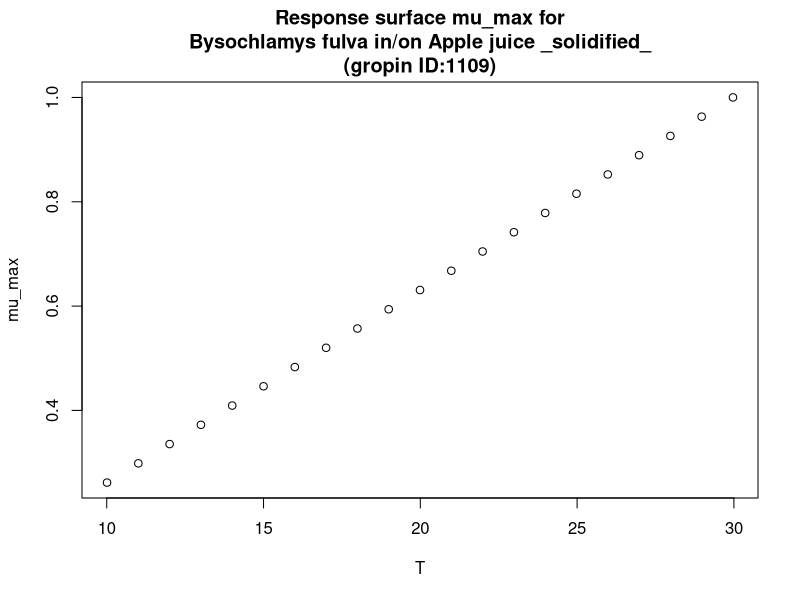

Write the R code that produced this figure.
#############################
# start of Parameter script
#############################
T <- seq(10.01,29.97002997003,length.out=21)
#############################
# end of Parameter script
#############################
############################# 
# start of Model script Gropin ID 1109 
#############################
 
# constant coefficients for this model
 
variables <- data.frame(T)
argumentsPar <- expand.grid(variables)
 
# heart of the model
response_surface <- function(T) {
   mumax <-0.0370*(T-2.94)

return(mumax=mumax)
} 

# output parameters
mumax <- cbind(argumentsPar,response_surface(argumentsPar['T']))
colnames(mumax) <- c(colnames(argumentsPar),'mumax')
#############################
# End of Model script
#############################
############################# 
# start of Visualisation script Gropin ID 1109 
#############################
plot(T,mumax$mumax,
                          xlab='T',
                          ylab='mu_max',main='Response surface mu_max for
Bysochlamys fulva in/on Apple juice _solidified_
(gropin ID:1109)')
#############################
# End of Visualisation script
#############################
